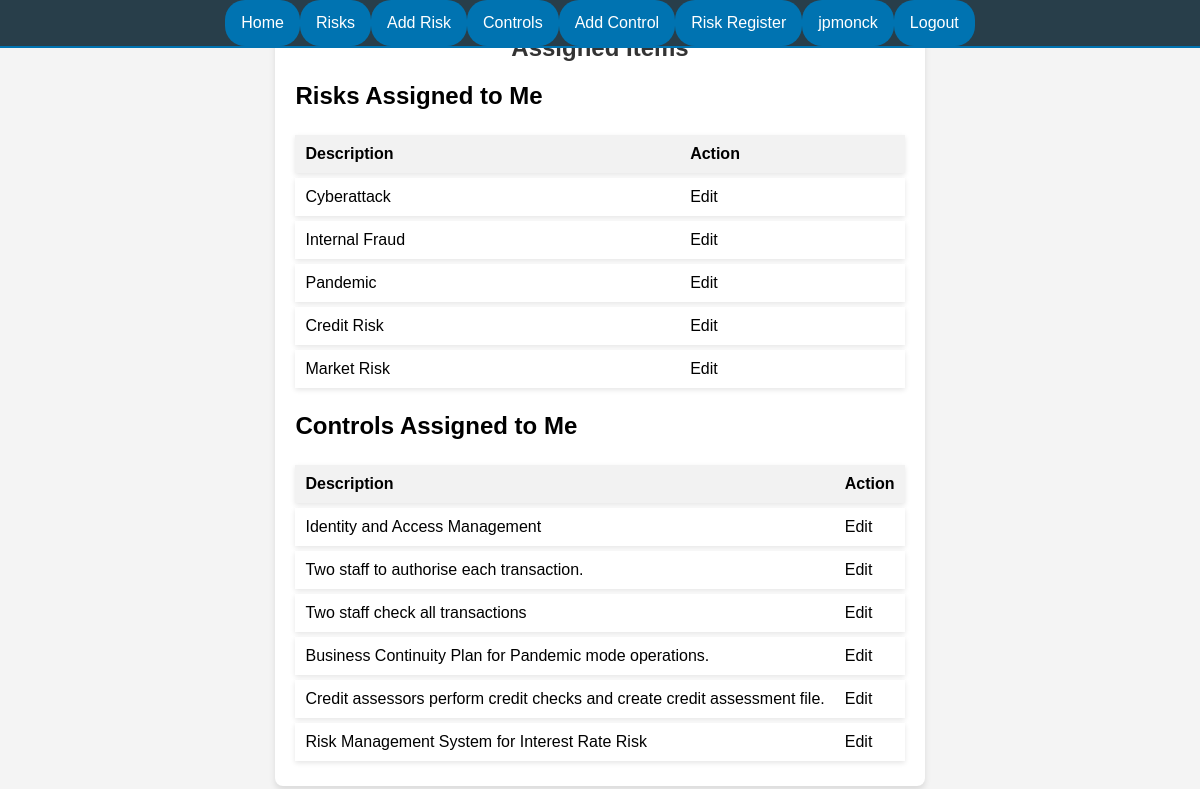
Screenshot of /assigned-items/ (signed in) with the database file from the repository.
### accounts/models.py (models this page shows)
class CustomUser(AbstractUser):
    pass

### prudence/models.py (models this page shows, shortened)
class Risk(models.Model):
    description = models.TextField()
    inherent_probability = models.IntegerField(choices=PROBABILITY_CHOICES)
    inherent_impact = models.IntegerField(choices=IMPACT_CHOICES)
    inherent_risk_rating = models.DecimalField(
        max_digits=5, decimal_places=2, null=True, blank=True)
    controls = models.ManyToManyField(Control, blank=True)
    residual_impact = models.IntegerField(
        choices=IMPACT_CHOICES, null=True, blank=True)
    residual_probability = models.IntegerField(
        choices=PROBABILITY_CHOICES, null=True, blank=True)
    residual_risk_rating = models.DecimalField(
        max_digits=5, decimal_places=2, null=True, blank=True)
    risk_owner = models.ForeignKey(
        User, related_name='risks_owned', on_delete=models.SET_NULL, null=True)
    last_assessed = models.DateField(auto_now=True)

class Control(models.Model):
    name = models.CharField(max_length=255)
    description = models.TextField()
    EFFECTIVENESS_CHOICES = [
        (0.0, 'Not Effective'),
        (0.5, 'Partially Effective'),
        (1.0, 'Fully Effective'),
    ]
    effectiveness = models.FloatField(
        choices=EFFECTIVENESS_CHOICES, default=0.0)
    owner = models.ForeignKey(
        User, related_name='controls', on_delete=models.SET_NULL, null=True)
    clastassessed = models.DateField(auto_now=True)

### prudence/views.py (the view)
# urls.py: path('assigned-items/', views.assigned_items, name='assigned_items'),
def assigned_items(request):
    assigned_risks = Risk.objects.filter(risk_owner=request.user)
    assigned_controls = Control.objects.filter(owner=request.user)
    assigned_actions = Action.objects.filter(owner=request.user)
    context = {
        'risks': assigned_risks,
        'controls': assigned_controls,
        'actions': assigned_actions
    }
    return render(request, 'assigned_items.html', context)

### templates/assigned_items.html (shortened to what this page needs)
{% extends 'base.html' %}
{% block content %}
<div class="container">
    <h1>Assigned Items</h1>
    <section>
        <h2>Risks Assigned to Me</h2>
        <table class="risk-table">
            <thead>
                <tr>
                    <th>Description</th>
                    <th>Action</th>
                </tr>
            </thead>
            <tbody>
                {% for risk in risks %}
                <tr onclick="window.location='{% url 'edit_risk' risk.id %}';" style="cursor: pointer;">
                    <td>{{ risk.description }}</td>
                    <td>Edit</td>
                </tr>
                {% empty %}
                <tr><td colspan="2">No risks assigned.</td></tr>
                {% endfor %}
            </tbody>
        </table>
    </section>
    <section>
        <h2>Controls Assigned to Me</h2>
        <table class="risk-table">
            <thead>
                <tr>
                    <th>Description</th>
                    <th>Action</th>
                </tr>
            </thead>
            <tbody>
                {% for control in controls %}
                <tr onclick="window.location='{% url 'edit_control' control.id %}';" style="cursor: pointer;">
                    <td>{{ control.description }}</td>
                    <td>Edit</td>
                </tr>
                {% empty %}
                <tr><td colspan="2">No controls assigned.</td></tr>
                {% endfor %}
            </tbody>
        </table>
    </section>
</div>
{% endblock %}

### templates/base.html (shortened to what this page needs)
<!DOCTYPE html>
<html lang="en">
  <head>
    {% load static %}
    <link rel="stylesheet" href="{% static 'css/styles.css' %}" />
  </head>
  <body>
    <header>
      <nav>
        <ul class="navbar" style="align-items: center">
          <li>
            <a href="{% url 'home' %}" class="button">Home</a>
          </li>
          {% if user.is_authenticated %}
            <li>
              <a href="{% url 'risk_list' %}" class="button">Risks</a>
            </li>
            <li>
              <a href="{% url 'add_risk' %}" class="button">Add Risk</a>
            </li>
            <li>
              <a href="{% url 'control_list' %}" class="button">Controls</a>
            </li>
            <li>
              <a href="{% url 'add_control' %}" class="button">Add Control</a>
            </li>
            <li>
              <a href="{% url 'risk_register' %}" class="button">Risk Register</a>
            </li>
            <li>
              <a href="{% url 'assigned_items' %}" class="button">{{ user.username }}</a>
            </li>
            <li>
              <a href="{% url 'logout' %}" class="button">Logout</a>
            </li>
          {% endif %}
        </ul>
      </nav>
    </header>
    <main>
      {% block content %}
      {% endblock %}
    </main>
  </body>
</html>

### static/css/styles.css (style rules this page uses)
body, h1, p, form, input { margin: 0; padding: 0; font-family: Arial, sans-serif; }
body { background-color: #f4f4f4; display: flex; justify-content: center; align-items: center; height: 100vh; }
.container { background: #fff; padding: 20px; border-radius: 8px; box-shadow: 0 4px 6px rgba(0, 0, 0, 0.1); width: auto; max-width: 1200px; margin: 20px auto; }
h1 { font-size: 24px; color: #333; text-align: center; margin-bottom: 20px; }
.navbar { list-style-type: none; margin: 0 auto; padding: 0; overflow: hidden; background-color: #283e4a; display: flex; justify-content: center; align-items: center; width: 100%; position: fixed; top: 0; left: 0; right: 0; border-bottom: 2px solid #0073b1; }
.navbar li { display: inline-block; }
.navbar li a { display: block; color: white; text-align: center; padding: 14px 16px; text-decoration: none; transition: background-color 0.3s; }
.button, input[type="submit"] { background-color: #0073b1; color: white; border: none; cursor: pointer; padding: 10px 20px; border-radius: 20px; transition: background 0.3s ease; }
.risk-table { width: 100%; border-collapse: separate; border-spacing: 0 5px; }
.risk-table th, .risk-table td { background: white; padding: 10px; border: 0px solid #ddd; }
.risk-table th { background-color: #f2f2f2; text-align: left; }
.risk-table tr { box-shadow: 0 2px 5px rgba(0,0,0,0.1); }

### rows the page displays
CustomUser: username "jpmonck"
Risk: description "Cyberattack"
Risk: description "Internal Fraud"
Risk: description "Pandemic"
Risk: description "Credit Risk"
Risk: description "Market Risk"
Control: description "Identity and Access Management"
Control: description "Two staff to authorise each transaction."
Control: description "Two staff check all transactions"
Control: description "Business Continuity Plan for Pandemic mode operations."
Control: description "Credit assessors perform credit checks and create credit assessment file."
Control: description "Risk Management System for Interest Rate Risk"
